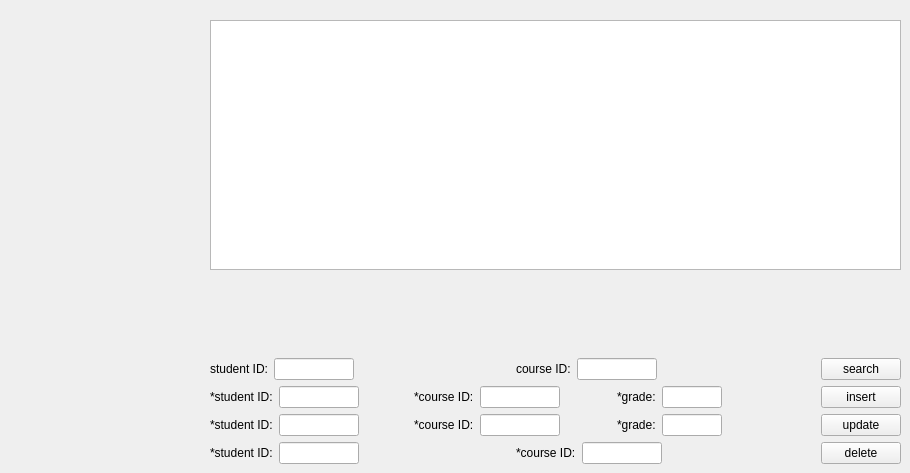
      <widget class="QWidget" name="grade_page">
       <widget class="QWidget" name="layoutWidget_6">
        <property name="geometry">
         <rect>
          <x>210</x>
          <y>20</y>
          <width>691</width>
          <height>444</height>
         </rect>
        </property>
        <layout class="QVBoxLayout" name="verticalLayout_12">
         <item>
          <widget class="QTableWidget" name="grade_table">
           <property name="minimumSize">
            <size>
             <width>0</width>
             <height>250</height>
            </size>
           </property>
          </widget>
         </item>
         <item>
          <spacer name="verticalSpacer_6">
           <property name="orientation">
            <enum>Qt::Vertical</enum>
           </property>
           <property name="sizeHint" stdset="0">
            <size>
             <width>20</width>
             <height>28</height>
            </size>
           </property>
          </spacer>
         </item>
         <item>
          <layout class="QVBoxLayout" name="verticalLayout_11">
           <item>
            <layout class="QHBoxLayout" name="horizontalLayout_16">
             <item>
              <layout class="QFormLayout" name="formLayout_53">
               <item row="0" column="0">
                <widget class="QLabel" name="label_53">
                 <property name="text">
                  <string>student ID:</string>
                 </property>
                </widget>
               </item>
               <item row="0" column="1">
                <widget class="QLineEdit" name="gsno_search">
                 <property name="minimumSize">
                  <size>
                   <width>50</width>
                   <height>0</height>
                  </size>
                 </property>
                 <property name="maximumSize">
                  <size>
                   <width>80</width>
                   <height>16777215</height>
                  </size>
                 </property>
                </widget>
               </item>
              </layout>
             </item>
             <item>
              <layout class="QFormLayout" name="formLayout_59">
               <item row="0" column="0">
                <widget class="QLabel" name="label_59">
                 <property name="text">
                  <string>course ID:</string>
                 </property>
                </widget>
               </item>
               <item row="0" column="1">
                <widget class="QLineEdit" name="gcno_search">
                 <property name="minimumSize">
                  <size>
                   <width>50</width>
                   <height>0</height>
                  </size>
                 </property>
                 <property name="maximumSize">
                  <size>
                   <width>80</width>
                   <height>16777215</height>
                  </size>
                 </property>
                </widget>
               </item>
              </layout>
             </item>
             <item>
              <widget class="QPushButton" name="btn_grade_search">
               <property name="text">
                <string>search</string>
               </property>
              </widget>
             </item>
            </layout>
           </item>
           <item>
            <layout class="QHBoxLayout" name="horizontalLayout_18">
             <item>
              <layout class="QFormLayout" name="formLayout_62">
               <item row="0" column="0">
                <widget class="QLabel" name="label_62">
                 <property name="text">
                  <string>*student ID:</string>
                 </property>
                </widget>
               </item>
               <item row="0" column="1">
                <widget class="QLineEdit" name="gsno_insert">
                 <property name="minimumSize">
                  <size>
                   <width>50</width>
                   <height>0</height>
                  </size>
                 </property>
                 <property name="maximumSize">
                  <size>
                   <width>80</width>
                   <height>16777215</height>
                  </size>
                 </property>
                </widget>
               </item>
              </layout>
             </item>
             <item>
              <layout class="QFormLayout" name="formLayout_64">
               <item row="0" column="0">
                <widget class="QLabel" name="label_64">
                 <property name="text">
                  <string>*course ID:</string>
                 </property>
                </widget>
               </item>
               <item row="0" column="1">
                <widget class="QLineEdit" name="gcno_insert">
                 <property name="minimumSize">
                  <size>
                   <width>50</width>
                   <height>0</height>
                  </size>
                 </property>
                 <property name="maximumSize">
                  <size>
                   <width>80</width>
                   <height>16777215</height>
                  </size>
                 </property>
                </widget>
               </item>
              </layout>
             </item>
             <item>
              <layout class="QFormLayout" name="formLayout_67">
               <item row="0" column="0">
                <widget class="QLabel" name="label_67">
                 <property name="text">
                  <string>*grade:</string>
                 </property>
                </widget>
               </item>
               <item row="0" column="1">
                <widget class="QLineEdit" name="score_insert">
                 <property name="minimumSize">
                  <size>
                   <width>50</width>
                   <height>0</height>
                  </size>
                 </property>
                 <property name="maximumSize">
                  <size>
                   <width>60</width>
                   <height>16777215</height>
                  </size>
                 </property>
                </widget>
               </item>
              </layout>
             </item>
             <item>
              <widget class="QPushButton" name="btn_grade_insert">
               <property name="text">
                <string>insert</string>
               </property>
              </widget>
             </item>
            </layout>
           </item>
           <item>
            <layout class="QHBoxLayout" name="horizontalLayout_19">
             <item>
              <layout class="QFormLayout" name="formLayout_71">
               <item row="0" column="0">
                <widget class="QLabel" name="label_71">
                 <property name="text">
                  <string>*student ID:</string>
                 </property>
                </widget>
               </item>
               <item row="0" column="1">
                <widget class="QLineEdit" name="gsno_update">
                 <property name="minimumSize">
                  <size>
                   <width>50</width>
                   <height>0</height>
                  </size>
                 </property>
                 <property name="maximumSize">
                  <size>
                   <width>80</width>
                   <height>16777215</height>
                  </size>
                 </property>
                </widget>
               </item>
              </layout>
             </item>
             <item>
              <layout class="QFormLayout" name="formLayout_72">
               <item row="0" column="0">
                <widget class="QLabel" name="label_72">
                 <property name="text">
                  <string>*course ID:</string>
                 </property>
                </widget>
               </item>
               <item row="0" column="1">
                <widget class="QLineEdit" name="gcno_update">
                 <property name="minimumSize">
                  <size>
                   <width>50</width>
                   <height>0</height>
                  </size>
                 </property>
                 <property name="maximumSize">
                  <size>
                   <width>80</width>
                   <height>16777215</height>
                  </size>
                 </property>
                </widget>
               </item>
              </layout>
             </item>
             <item>
              <layout class="QFormLayout" name="formLayout_73">
               <item row="0" column="0">
                <widget class="QLabel" name="label_73">
                 <property name="text">
                  <string>*grade:</string>
                 </property>
                </widget>
               </item>
               <item row="0" column="1">
                <widget class="QLineEdit" name="score_update">
                 <property name="minimumSize">
                  <size>
                   <width>50</width>
                   <height>0</height>
                  </size>
                 </property>
                 <property name="maximumSize">
                  <size>
                   <width>60</width>
                   <height>16777215</height>
                  </size>
                 </property>
                </widget>
               </item>
              </layout>
             </item>
             <item>
              <widget class="QPushButton" name="btn_update_update">
               <property name="text">
                <string>update</string>
               </property>
              </widget>
             </item>
            </layout>
           </item>
           <item>
            <layout class="QHBoxLayout" name="horizontalLayout_20">
             <item>
              <layout class="QFormLayout" name="formLayout_57">
               <item row="0" column="0">
                <widget class="QLabel" name="label_57">
                 <property name="text">
                  <string>*student ID:</string>
                 </property>
                </widget>
               </item>
               <item row="0" column="1">
                <widget class="QLineEdit" name="gsno_delete">
                 <property name="minimumSize">
                  <size>
                   <width>50</width>
                   <height>0</height>
                  </size>
                 </property>
                 <property name="maximumSize">
                  <size>
                   <width>80</width>
                   <height>16777215</height>
                  </size>
                 </property>
                </widget>
               </item>
              </layout>
             </item>
             <item>
              <layout class="QFormLayout" name="formLayout_60">
               <item row="0" column="0">
                <widget class="QLabel" name="label_60">
                 <property name="text">
                  <string>*course ID:</string>
                 </property>
                </widget>
               </item>
               <item row="0" column="1">
                <widget class="QLineEdit" name="gcno_delete">
                 <property name="minimumSize">
                  <size>
                   <width>50</width>
                   <height>0</height>
                  </size>
                 </property>
                 <property name="maximumSize">
                  <size>
                   <width>80</width>
                   <height>16777215</height>
                  </size>
                 </property>
                </widget>
               </item>
              </layout>
             </item>
             <item>
              <widget class="QPushButton" name="btn_grade_delete">
               <property name="text">
                <string>delete</string>
               </property>
              </widget>
             </item>
            </layout>
           </item>
          </layout>
         </item>
        </layout>
       </widget>
      </widget>
